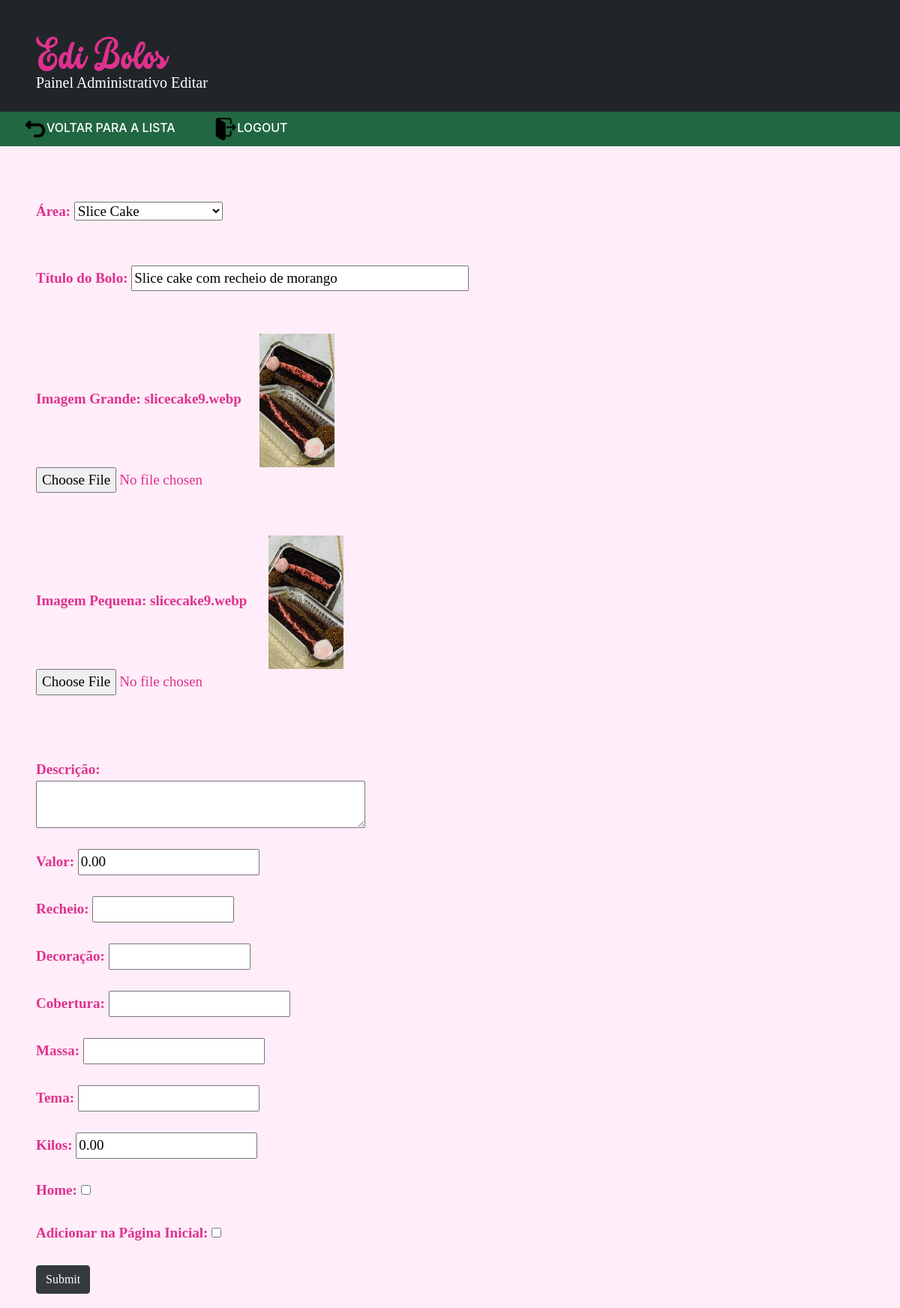
Page /Edi-bolos-Confeitaria/adm-editar.php?id_Produts=40 (signed in) on the committed database.
### tables this page shows
CREATE TABLE tb_produts (
  id_Produts int(11) NOT NULL,
  titulo varchar(255) NOT NULL,
  img varchar(255) DEFAULT NULL,
  imgThumb varchar(255) DEFAULT NULL,
  descricao longtext NOT NULL,
  preco decimal(64,2) DEFAULT NULL,
  id_Area int(11) NOT NULL,
  recheio varchar(255) DEFAULT NULL,
  decoracao varchar(255) DEFAULT NULL,
  cobertura varchar(255) DEFAULT NULL,
  massa varchar(255) DEFAULT NULL,
  tema varchar(255) DEFAULT NULL,
  kgpeso decimal(3,2) DEFAULT NULL,
  ativo tinyint(4) DEFAULT NULL,
  home tinyint(4) DEFAULT NULL,
  visualizacao int(11) DEFAULT NULL
);

CREATE TABLE tb_areas (
  id_Area int(11) NOT NULL,
  titulo varchar(255) NOT NULL
);

### Edi-bolos-Confeitaria/adm-editar.php (the view, shortened to what this page needs)
<?php
require('conexao.php');
if(isset($_GET['id_Produts'])){
    $id = $_GET['id_Produts'];
};
$query_rs_produts = "SELECT * FROM tb_produts WHERE tb_produts.id_Produts = '$id'";
$rs_produts = mysqli_query($conn_bd_edibolos, $query_rs_produts) or die(mysqli_error($conn_bd_edibolos));
$row_rs_produts = mysqli_fetch_assoc($rs_produts);
$query_rs_area = "SELECT * FROM tb_areas";
$rs_area = mysqli_query($conn_bd_edibolos, $query_rs_area);
$row_rs_area = mysqli_fetch_assoc($rs_area);
?>
 <?php
include('_complementos.php');
?>
<!doctype html>
<html>
<head>
<link rel="stylesheet" href="style.css">
</head>
<body style="margin: 0%; background-color: #FFEDF9">
<header style="background-color: #212529">
<a href="adm-lista.php"><img class="ml-5 mt-5" src="imgs/logo-178x47.png" alt="Logo da loja EdiBolos"></a>
<p style="font-weight: 500;
font-family: cursive; font-size: 20px; color:#ffffff;" class="ml-5 mb-4" >Painel Administrativo Editar
<ul style=" background-color: #216741" class="list-inline">
   <li class="list-inline-item">
   <li class="list-inline-item ">
   <li class="list-inline-item ">
   <a class="color-links nav-link" href="adm-lista.php">
  <img width="30" height="30" src="imgs\imgsAdm\voltar.png" alt="Logo da loja EdiBolos">VOLTAR PARA A LISTA</a>
  </li>
  <li class="list-inline-item ">
  <li class="list-inline-item ">
  <a class="color-links nav-link" href="adm_logout.php">
  <img width="30" height="30" src="imgs\imgsAdm\logout.png" alt="Logo da loja EdiBolos">LOGOUT</a>
  </li>
 </ul>
 </header>
 <div class="ml-5" style="margin: 0">
<form action="<?=$_SERVER["PHP_SELF"]?>" method="post" enctype="multipart/form-data" id="form_editar"
style="color: #df318e; font-weight: 600; font-family: cursive; font-size: 19px;">
<br><br>
Área:
<select name="id_Area" id="id_Area">
<?php do{ ?>
<option value="<?php  echo($row_rs_area['id_Area'])  ?>" <?php if($row_rs_produts['id_Area'] === $row_rs_area['id_Area']){echo "selected=\"selected\"";}; ?>><?php  echo($row_rs_area['titulo'])  ?></option>
<?php } while($row_rs_area = mysqli_fetch_assoc($rs_area)); ?>
</select>
<br><br><br>
Título do Bolo: <input name="titulo" type="text" required="required" id="titulo" size="40" value="<?php echo($row_rs_produts['titulo']); ?>"><br><br>
 <br>
Imagem Grande: <?php echo($row_rs_produts['img'])?>
<img class="ml-4" src="imgs/upload/<?php echo($row_rs_produts['img']); ?>" width="100">
    <input name="imgG" type="hidden" id="imgG" value="<?php echo($row_rs_produts['img']);?>"><br>
    <input name="img" type="file" id="img"><br><br>
<br>
Imagem Pequena: <?php echo($row_rs_produts['imgThumb'])?>
<img class="ml-4" src="imgs/upload/<?php echo($row_rs_produts['imgThumb']);?>" width="100">
<input name="imgThumbM" type="hidden" id="imgThumbM" value="<?php echo($row_rs_produts['imgThumb']);?>"><br>
<input name="imgThumb" type="file" id="imgThumb"><br><br><br>
 <br>
Descrição:<br>
<textarea name="descricao" cols="40" id="descricao"> <?php echo($row_rs_produts['descricao']); ?> </textarea><br><br>
Valor: <input name="preco" type="number" id="preco" size="15" value="<?php echo($row_rs_produts['preco'])?>"> <br> <br>
Recheio: <input name="recheio" type="text" id="recheio" size="15" value="<?php echo($row_rs_produts['recheio']); ?>"><br><br>
Decoração: <input name="decoracao" type="text" id="decoracao" size="15" value="<?php echo($row_rs_produts['decoracao']); ?>"><br><br>
Cobertura: <input name="cobertura" type="text" id="cobertura" value="<?php echo($row_rs_produts['cobertura']); ?>"> <br> <br>
Massa: <input name="massa" type="text" id="massa" value="<?php echo($row_rs_produts['massa']); ?>"> <br> <br>
Tema: <input name="tema" type="text" id="tema" value="<?php echo($row_rs_produts['tema']); ?>"> <br> <br>
Kilos: <input name="kgpeso" type="number" id="kgpeso" size="15" value="<?php echo($row_rs_produts['kgpeso']); ?>"> <br> <br>
Home:
<input name="home" type="checkbox" id="home" value="1" <?php if($row_rs_produts['home'] == 1 ){echo "checked=\"checked\""; }; ?>><br><br>
Adicionar na Página Inicial:
<input name="ativo" type="checkbox" id="ativo" value = "1" <?php if($row_rs_produts['ativo'] == 1 ){echo "checked=\"checked\""; };?>><br><br>
<input name = "submit" id = "submit" class="btn btn-dark" type="submit">
</form>
</div>
</body>
</html>

### Edi-bolos-Confeitaria/style.css (style rules this page uses)
.color-links { color: #ffffff; transition: transform 0.6s ease, opacity 0.100s ease; font-weight: 500; }
.links-footer,a { align-items: center; justify-content: center; color: #212529; transition: transform 0.6s ease, opacity 0.100s ease; }

### rows in the picture
tb_produts: id_Area "Slice Cake", titulo "Slice cake com recheio de morango", img "slicecake9.webp", img (picture), imgThumb "slicecake9.webp", imgThumb (picture), preco "0.00", kgpeso "0.00"
